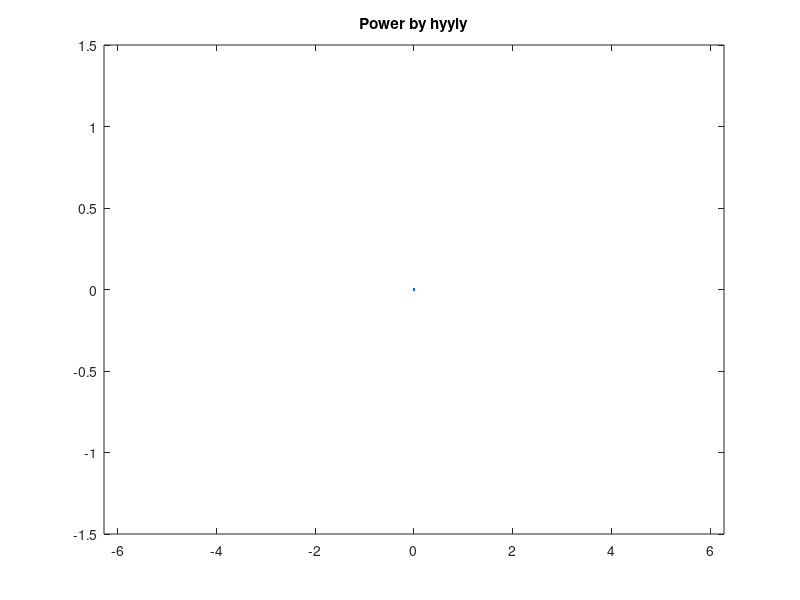

Source code (MATLAB): (Note: this script raises an error after producing the figure.)
% hyyly
% Reference
% http://www.mathworks.cn/matlabcentral/fileexchange/13634-axescoord2figurecoord
% http://www.ilovematlab.cn/thread-245377-1-1.html
% http://www.ilovematlab.cn/thread-246998-1-1.html

x = linspace(-2*pi,8*pi,200);
y = sin(x);
f=figure(1);
h = plot(0,0,'linewidth',1);
xMin=-2*pi;  %X-axis minimum
xMax=2*pi;   %X-axis maximum
xlim([xMin,xMax]);  %X-axis initial range
ylim([-1.5 1.5]);
title('Power by hyyly');
set(f,'Units','normalized');
% % % % % % % % % % % % 
m=2;
xa = [x(m-1) x(m)];
ya = [y(m-1) y(m)];
[xaf,yaf] = axescoord2figurecoord(xa,ya);  %axes coordinate to figure coordinate
ar=annotation(f,'arrow',xaf,yaf,'Color',[1 0 0],'LineStyle','none','HeadStyle','vback1','HeadLength',12,'HeadWidth',10);
    

for m = 2:numel(x)
    if(x(m)+pi>xMax)
        xdif=x(m)+pi-xMax;
        xlim([xMin+xdif,xMax+xdif]);
    end
    set(h,'xData',x(1:m),'yData',y(1:m));
    xa = [x(m-1) x(m)];
    ya = [y(m-1) y(m)];
    [xaf,yaf] = axescoord2figurecoord(xa,ya);
    %annotation(f,'arrow',xaf,yaf,'Color',[1 0 0],'LineStyle','none');
    set(ar,'X',xaf,'Y',yaf);
    drawnow;
    pause(0.1);
end

